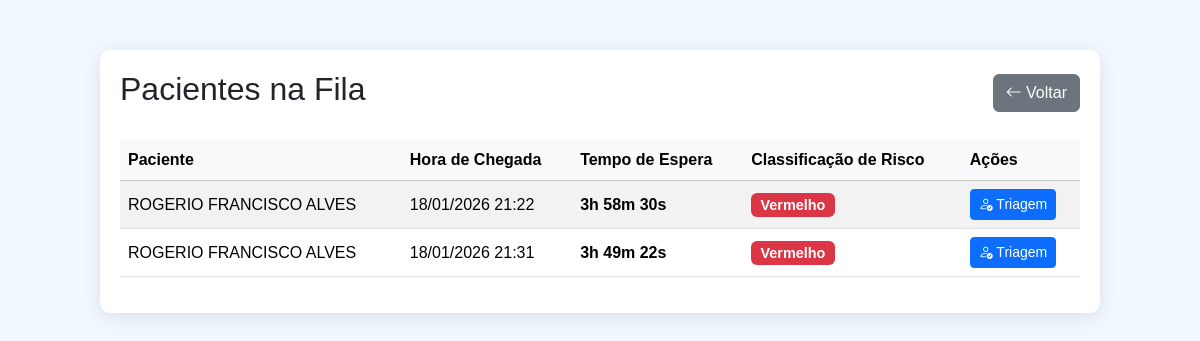
The page /medico/lista_pacientes/ (signed in) on the database its author committed.
### triagem/models.py (models this page shows, shortened)
class FilaTriagem(models.Model):
    paciente = models.ForeignKey(Paciente, on_delete=models.CASCADE)
    data_entrada = models.DateTimeField(default=timezone.now)  # hora de chegada
    atendido = models.BooleanField(default=False)
    pressao_arterial = models.CharField(max_length=20, blank=True, null=True)
    temperatura = models.DecimalField(max_digits=4, decimal_places=1, blank=True, null=True)
    frequencia_cardiaca = models.IntegerField(blank=True, null=True)
    saturacao = models.IntegerField(blank=True, null=True)
    queixa_principal = models.TextField(blank=True, null=True)
    observacoes = models.TextField(blank=True, null=True)
    classificacao_risco = models.CharField(max_length=10, choices=[('VERMELHO','Vermelho'), ('AMARELO','Amarelo'), ('VERDE','Verde')], blank=True, null=True)
    tempo_espera = models.DurationField(blank=True, null=True)  # tempo até a triagem

### paciente/models.py (models this page shows, shortened)
class Paciente(models.Model):
    nome = models.CharField(max_length=100)
    nome_social = models.CharField(max_length=100, blank=True, null=True)
    nome_mae = models.CharField(max_length=100)
    nome_pai = models.CharField(max_length=100, blank=True, null=True)
    cpf = models.CharField(
        max_length=14,
        unique=True,
        validators=[
            RegexValidator(
                r'^\d{3}\.\d{3}\.\d{3}-\d{2}$',
                'CPF inválido! Use XXX.XXX.XXX-XX'
            )
        ]
    )
    data_nascimento = models.DateField()
    SEXO_BIOLOGICO_CHOICES = [
        ('M', 'Masculino'),
        ('F', 'Feminino'),
        ('I', 'Intersexo'),
    ]
    sexo_biologico = models.CharField(max_length=1, choices=SEXO_BIOLOGICO_CHOICES)
    identidade_genero = models.CharField(max_length=50)
    orientacao_sexual = models.CharField(max_length=50)
    NACIONALIDADE_CHOICES = [
        ('BRASILEIRA', 'Brasileira'),
        ('ARGENTINA', 'Argentina'),
        ('BOLIVIANA', 'Boliviana'),
        ('CHILENA', 'Chilena'),
        ('COLOMBIANA', 'Colombiana'),
        ('PARAGUAIA', 'Paraguaia'),
        ('PERUANA', 'Peruana'),
        ('URUGUAIA', 'Uruguaia'),
        ('VENEZUELANA', 'Venezuelana'),
        ('OUTRA', 'Outra'),
    ]
    nacionalidade = models.CharField(
        max_length=20,
        choices=NACIONALIDADE_CHOICES,
        default='BRASILEIRA'
    )
    naturalidade = models.CharField(max_length=100)
    RACA_COR_CHOICES = [
        ('BRANCA', 'Branca'),
        ('PRETA', 'Preta'),
        ('PARDA', 'Parda'),
        ('AMARELA', 'Amarela'),
        ('INDIGENA', 'Indígena'),
    ]
    raca_cor = models.CharField(max_length=10, choices=RACA_COR_CHOICES)
    ESTADO_CIVIL_CHOICES = [
        ('SOLTEIRO', 'Solteiro(a)'),
        ('CASADO', 'Casado(a)'),
        ('DIVORCIADO', 'Divorciado(a)'),
        ('VIUVO', 'Viúvo(a)'),
        ('UNIAO_ESTAVEL', 'União Estável'),
    ]
    estado_civil = models.CharField(max_length=20, choices=ESTADO_CIVIL_CHOICES)
    ESCOLARIDADE_CHOICES = [
        ('SEM_INSTRUCAO', 'Sem instrução'),
        ('FUNDAMENTAL_INCOMPLETO', 'Fundamental incompleto'),
        ('FUNDAMENTAL_COMPLETO', 'Fundamental completo'),
        ('MEDIO_INCOMPLETO', 'Médio incompleto'),
        ('MEDIO_COMPLETO', 'Médio completo'),
        ('SUPERIOR_INCOMPLETO', 'Superior incompleto'),
        ('SUPERIOR_COMPLETO', 'Superior completo'),
        ('POS_GRADUACAO', 'Pós-graduação'),
        ('MESTRADO', 'Mestrado'),
        ('DOUTORADO', 'Doutorado'),
    ]
    escolaridade = models.CharField(max_length=30, choices=ESCOLARIDADE_CHOICES)
    profissao = models.CharField(max_length=50)
    rg = models.CharField(max_length=20)
    orgao_emissor = models.CharField(max_length=10)
    UF_CHOICES = [
        ('AC','AC'), ('AL','AL'), ('AP','AP'), ('AM','AM'),
        ('BA','BA'), ('CE','CE'), ('DF','DF'), ('ES','ES'),
        ('GO','GO'), ('MA','MA'), ('MT','MT'), ('MS','MS'),
        ('MG','MG'), ('PA','PA'), ('PB','PB'), ('PR','PR'),
        ('PE','PE'), ('PI','PI'), ('RJ','RJ'), ('RN','RN'),
        ('RS','RS'), ('RO','RO'), ('RR','RR'), ('SC','SC'),
        ('SP','SP'), ('SE','SE'), ('TO','TO'),
    ]
    uf_rg = models.CharField(max_length=2, choices=UF_CHOICES)
    cep = models.CharField(
        max_length=9,
        validators=[
            RegexValidator(
                r'^\d{5}-\d{3}$',
                'CEP inválido! Use XXXXX-XXX'
            )
        ]
    )
    endereco = models.CharField(max_length=100)
    numero = models.CharField(max_length=10)
    complemento = models.CharField(max_length=50, blank=True, null=True)
    bairro = models.CharField(max_length=50)
    municipio = models.CharField(max_length=50)
    uf = models.CharField(max_length=2, choices=UF_CHOICES)
    ZONA_CHOICES = [
        ('URBANA', 'Urbana'),
        ('RURAL', 'Rural'),
    ]
    zona = models.CharField(max_length=6, choices=ZONA_CHOICES)
    telefone_fixo = models.CharField(
        max_length=15,
        blank=True,
        null=True,
        validators=[
            RegexValidator(
                r'^\(\d{2}\)\s\d{4}-\d{4}$',
                'Telefone inválido! Use (XX) XXXX-XXXX'
            )
        ]
    )
    celular = models.CharField(
        max_length=15,
        validators=[
            RegexValidator(
                r'^\(\d{2}\)\s\d{5}-\d{4}$',
                'Celular inválido! Use (XX) XXXXX-XXXX'
            )
        ]
    )
    whatsapp = models.BooleanField(default=False)
    email = models.EmailField(blank=True, null=True)
    cartao_sus = models.CharField(max_length=18, blank=True, null=True)
    criado_por = models.ForeignKey(
        User,
        on_delete=models.SET_NULL,
        null=True,
        blank=True,
        related_name='pacientes_criados'
    )
    data_criacao = models.DateTimeField(default=timezone.now, editable=False)
    data_atualizacao = models.DateTimeField(auto_now=True)

### medico/decorators.py (the view)
        def _wrapped_view(request, *args, **kwargs):
            if request.user.is_authenticated and (
                request.user.is_superuser or
                request.user.groups.filter(name__in=grupos).exists()
            ):
                return view_func(request, *args, **kwargs)
            raise PermissionDenied  # ← ISSO ativa o 403.html

### medico/templates/medico/lista_pacientes.html (shortened to what this page needs)
{% load tz %}
<!DOCTYPE html>
<html lang="pt-br">
<head>
<link href="https://cdn.jsdelivr.net/npm/bootstrap@5.3.2/dist/css/bootstrap.min.css" rel="stylesheet">
<link rel="stylesheet" href="https://cdn.jsdelivr.net/npm/bootstrap-icons@1.10.5/font/bootstrap-icons.css">
</head>
<body>
<div class="container">
    <div class="d-flex justify-content-between align-items-center mb-4">
        <h2>Pacientes na Fila</h2>
        <button class="btn btn-secondary" onclick="history.back();"><i class="bi bi-arrow-left"></i> Voltar</button>
    </div>
    <table class="table table-striped table-hover">
        <thead class="table-light">
            <tr>
                <th>Paciente</th>
                <th>Hora de Chegada</th>
                <th>Tempo de Espera</th>
                <th>Classificação de Risco</th>
                <th>Ações</th>
            </tr>
        </thead>
        <tbody>
            {% for item in pacientes %}
            <tr>
                <td>{{ item.paciente.nome }}</td>
                <td>
                    {% if item.data_entrada_local %}
                        {{ item.data_entrada_local|date:"d/m/Y H:i" }}
                    {% else %}
                        --:--
                    {% endif %}
                </td>
                <td class="tempo-espera" data-chegada="{% if item.data_entrada_local %}{{ item.data_entrada_local|date:'Y-m-d H:i:s' }}{% endif %}">
                </td>
                <td>
                    {% if item.classificacao_risco == "VERMELHO" %}
                        <span class="badge bg-danger">Vermelho</span>
                    {% elif item.classificacao_risco == "AMARELO" %}
                        <span class="badge bg-warning text-dark">Amarelo</span>
                    {% elif item.classificacao_risco == "VERDE" %}
                        <span class="badge bg-success">Verde</span>
                    {% else %}
                        -
                    {% endif %}
                </td>
                <td>
                    <a href="{% url 'realizar_triagem' item.paciente.id %}" class="btn btn-primary btn-sm">
                        <i class="bi bi-person-check"></i> Triagem
                    </a>
                </td>
            </tr>
            {% empty %}
            <tr>
                <td colspan="5" class="text-center">Nenhum paciente na fila</td>
            </tr>
            {% endfor %}
        </tbody>
    </table>
</div>
</body>
</html>

### medico/templates/medico/lista_pacientes.html (style rules this page uses)
body { background-color: #f1f8ff; font-family: Arial, sans-serif; }
.container { max-width: 1000px; margin:50px auto; padding:20px; background:#fff; border-radius:10px; box-shadow:0 4px 20px rgba(0,0,0,0.1); }
.table th, .table td { vertical-align: middle; }
.table-striped > tbody > tr:nth-of-type(odd) { background-color: #f9f9f9; }
.tempo-espera { font-weight:bold; color:#0057a0; }
.badge { font-size: 0.9em; }

### rows shown on the page
FilaTriagem: paciente.nome "ROGERIO FRANCISCO ALVES", data_entrada_local "18/01/2026 21:22", classificacao_risco "Vermelho"
FilaTriagem: paciente.nome "ROGERIO FRANCISCO ALVES", data_entrada_local "18/01/2026 21:31", classificacao_risco "Vermelho"
